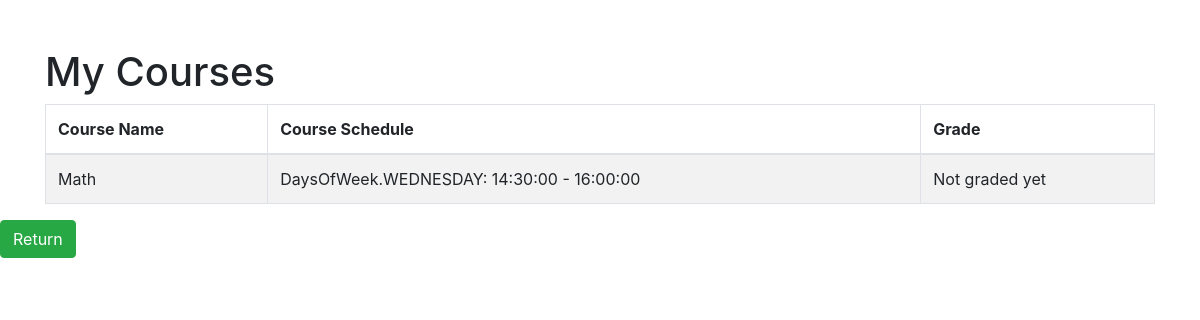
Page /user_page/user_courses (signed in) on the earlier database version.
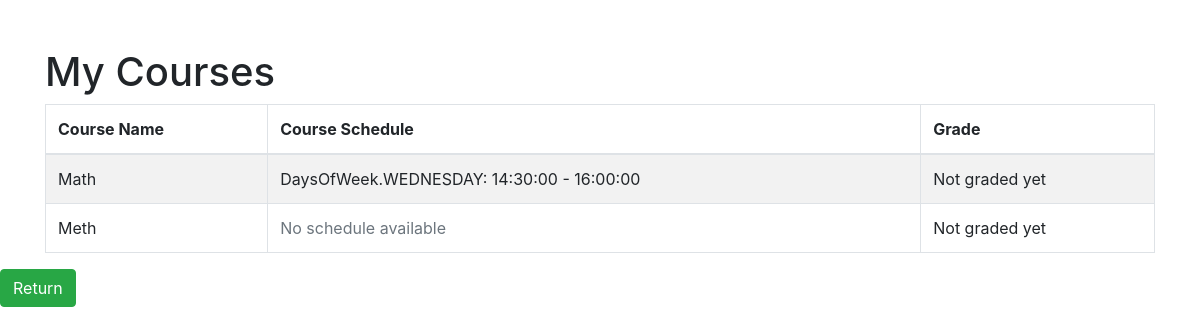
Same page on the later database version.
### models.py (models this page shows)
class Course(db.Model):
    id = db.Column(db.Integer, primary_key=True)
    name = db.Column(db.String(150), nullable=False)
    code = db.Column(db.String(50), nullable=False, unique=True, index=True)
    teacher_id = db.Column(db.Integer, db.ForeignKey('teacher.id'), nullable=False)
    students = db.relationship('User', secondary='enrollment', back_populates='enrolled_courses')
    course_schedule = db.relationship('Schedule', back_populates='course', cascade="all, delete-orphan")

class Schedule(db.Model):
    id = db.Column(db.Integer, primary_key=True)
    course_id = db.Column(db.Integer, db.ForeignKey('course.id', name="fk_schedule_course"), nullable=False)
    day_of_week = db.Column(db.Enum(DaysOfWeek), nullable=False)
    start_time = db.Column(db.Time, nullable=False)
    end_time = db.Column(db.Time, nullable=False)
    course = db.relationship('Course', back_populates='course_schedule')

### app.py (the view)
@app.route('/user_page/user_courses')
@login_required
def user_courses():
    courses = current_user.enrolled_courses
    return render_template('user_courses.html', courses=courses)

### app.py (called while the page is built)
@login_manager.user_loader
def load_user(user_id):
    user = User.query.get(int(user_id))
    if not user:
        user = Teacher.query.get(int(user_id))
    if not user:
        user = Admin.query.get(int(user_id))
    return user

### templates/user_courses.html (shortened to what this page needs)
<!DOCTYPE html>
<html lang="en">
<head>
    <link rel="stylesheet" href="https://cdn.jsdelivr.net/npm/bootstrap@4.3.1/dist/css/bootstrap.min.css">
</head>
<body>
<div class="container mt-5">
    <h1>My Courses</h1>
    {% if courses %}
    <table class="table table-bordered table-striped">
        <thead>
            <tr>
                <th>Course Name</th>
                <th>Course Schedule</th>
                <th>Grade</th>
            </tr>
        </thead>
        <tbody>
        {% for course in courses %}
            <tr>
                <td>{{ course.name }}</td>
                <td class="course-schedule">
                    {% if course.course_schedule %}
                        {% for schedule in course.course_schedule %}
                            <div>
                                <span class="schedule-day">{{ schedule.day_of_week }}:</span>
                                <span class="schedule-time">{{ schedule.start_time }} - {{ schedule.end_time }}</span>
                            </div>
                        {% endfor %}
                    {% else %}
                        <span class="text-muted">No schedule available</span>
                    {% endif %}
                </td>
                <td>{{ course.grade or 'Not graded yet' }}</td>
            </tr>
        {% endfor %}
        </tbody>
    </table>
    {% else %}
    <div class="no-courses">You are not enrolled in any courses yet.</div>
    {% endif %}
</div>
<a href="{{ url_for('user_page') }}" class="btn btn-success mb-3">Return</a>
</body>
</html>

Differences in the rows shown:
added Course: name "Meth", shows "No schedule available", grade "Not graded yet"
